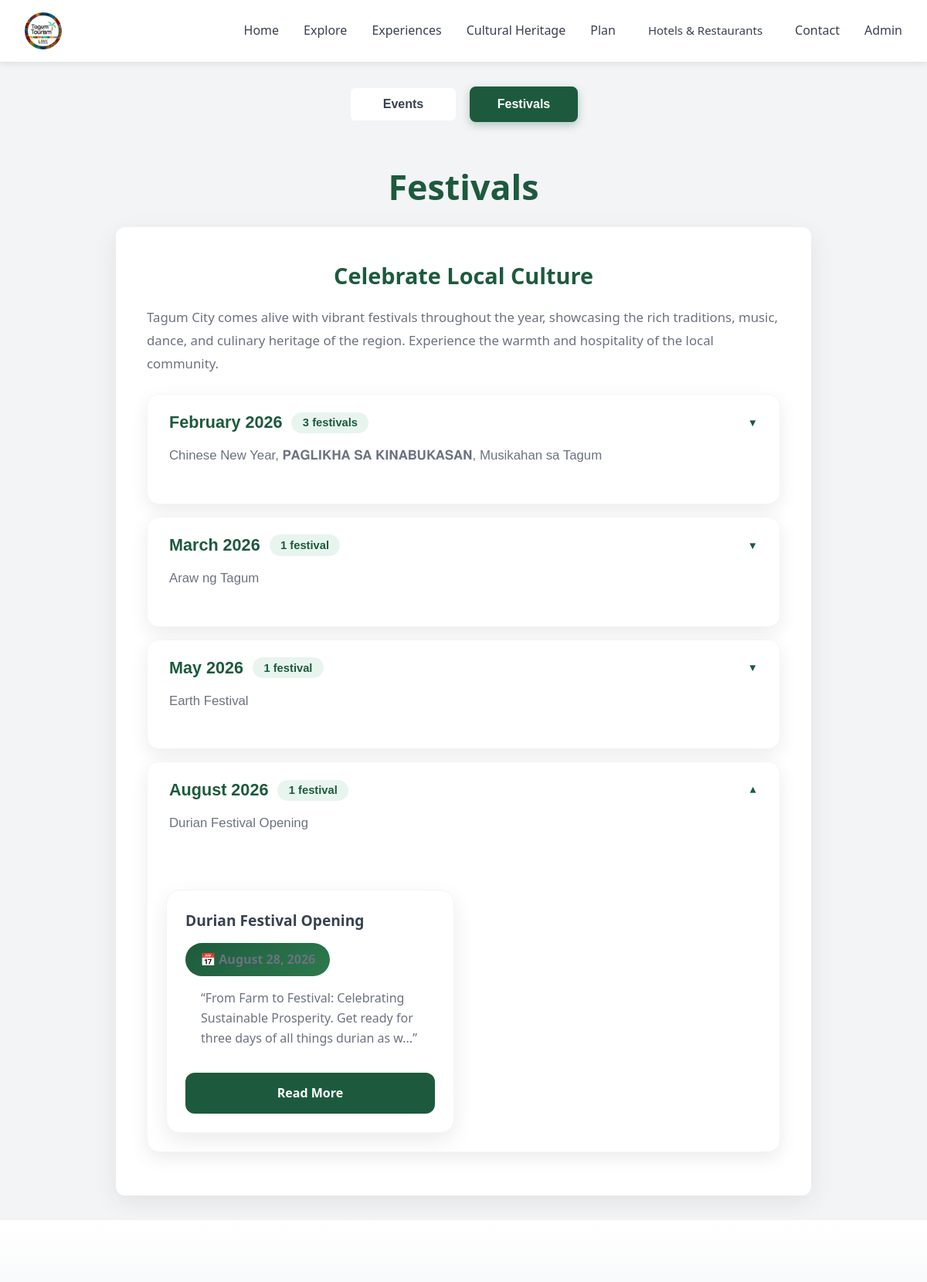
The page /Explore Module/explore.php?section=festivals on the database its author committed.
### tables this page shows
CREATE TABLE festivals (
  id INTEGER PRIMARY KEY AUTOINCREMENT,
  name TEXT NOT NULL,
  description TEXT,
  date TEXT,
  highlights TEXT,
  activities TEXT,
  image TEXT,
  created_at DATETIME DEFAULT CURRENT_TIMESTAMP
, related_event_id INTEGER, related_event_name TEXT);

### includes/events_helpers.php (called while the page is built, shortened)
<?php
function ensureEventDateColumn($db = null) {
    $closeDb = false;
    $columns = [];
    $result = $db->query('PRAGMA table_info(events)');
    while ($row = $result->fetchArray(SQLITE3_ASSOC)) {
        $columns[] = $row['name'];
    }
    return true;
}
function loadEvents($dbFile = null) {
    $dbFile = $dbFile ?: dirname(__DIR__) . '/database.db';
    try {
        $db = new SQLite3($dbFile);
        ensureEventDateColumn($db);
        $result = $db->query("
            SELECT * FROM events
            ORDER BY
                CASE WHEN event_date IS NULL OR event_date = '' THEN 1 ELSE 0 END,
                event_date ASC,
                name ASC
        ");
        $events = [];
        while ($row = $result->fetchArray(SQLITE3_ASSOC)) {
            $events[] = $row;
        }
        return $events;
    } catch (Exception $e) {
        return [];
    }
}
function normalizeFestivalRelationText($text) {
    $text = strtolower(trim((string) $text));
    $text = preg_replace('/[^a-z0-9\s]/', ' ', $text);
    $text = preg_replace('/\s+/', ' ', $text);
    return trim($text);
}
function getFestivalRelatedEventOrder(array $festival, array $events) {
    $explicitEventId = null;
    $explicitEventName = trim((string) ($festival['related_event_name'] ?? ''));
    $festivalName = trim((string) ($festival['name'] ?? ''));
    $festivalDescription = trim((string) ($festival['description'] ?? ''));
    $festivalText = $festivalName . ' ' . $festivalDescription;
    $festivalNorm = normalizeFestivalRelationText($festivalText);
    $stopWords = ['festival', 'event', 'the', 'and', 'of', 'for', 'in', 'to', 'a', 'an', 'on', 'with', 'city', 'tagum'];
    $bestIndex = PHP_INT_MAX;
    $bestScore = -1;
    foreach ($events as $index => $event) {
        $eventName = trim((string) ($event['name'] ?? ''));
        $eventDescription = trim((string) ($event['description'] ?? ''));
        $eventText = $eventName . ' ' . $eventDescription;
        $eventNorm = normalizeFestivalRelationText($eventText);
        if ($eventNorm === '') {
            continue;
        }
        $score = 0;
        if ($festivalNorm === $eventNorm) {
            $score = 1000;
        } elseif (strpos($festivalNorm, $eventNorm) !== false || strpos($eventNorm, $festivalNorm) !== false) {
            $score = 900;
        } else {
            $festivalTokens = array_values(array_unique(array_filter(explode(' ', $festivalNorm), function ($token) use ($stopWords) {
                return $token !== '' && !in_array($token, $stopWords, true);
            })));
            $eventTokens = array_values(array_unique(array_filter(explode(' ', $eventNorm), function ($token) use ($stopWords) {
                return $token !== '' && !in_array($token, $stopWords, true);
            })));
            $commonTokens = array_intersect($festivalTokens, $eventTokens);
            if (!empty($commonTokens)) {
                $score = 100 + (count($commonTokens) * 20);
            }
        }
        if ($score > $bestScore || ($score === $bestScore && $index < $bestIndex)) {
            $bestScore = $score;
            $bestIndex = $index;
        }
    }
    return $bestScore > 0 ? $bestIndex : PHP_INT_MAX;
}
function sortFestivalsByRelatedEvents(array $festivals, array $events) {
    usort($festivals, function ($a, $b) use ($events) {
        $aOrder = getFestivalRelatedEventOrder($a, $events);
        $bOrder = getFestivalRelatedEventOrder($b, $events);
        if ($aOrder !== $bOrder) {
            return $aOrder <=> $bOrder;
        }
        return strcmp((string) ($a['name'] ?? ''), (string) ($b['name'] ?? ''));
    });
    return $festivals;
}

### Explore Module/explore.php (the view, shortened to what this page needs)
<?php
$requestedSection = isset($_GET['section']) && in_array($_GET['section'], ['events', 'festivals'], true)
    ? $_GET['section']
    : 'events';
?>
<!DOCTYPE html>
<html lang="en">
<head>
    <link rel="stylesheet" href="../css/style.css">
    <link rel="stylesheet" href="../css/explore-full-page.css">
    <link rel="stylesheet" href="../css/explore-cuisine-landscape.css">
    <link rel="stylesheet" href="../css/mobile-navbar.css">
    <link rel="stylesheet" href="../css/explore-full-page-landscape.css">
</head>
<body>
<?php include '../navbar.php'; ?>
    <section class="explore-full-page">
        <div class="explore-container">
            <div class="section-tabs">
                <button class="tab-btn <?php echo $requestedSection === 'events' ? 'active' : ''; ?>" data-section="events">Events</button>
                <button class="tab-btn <?php echo $requestedSection === 'festivals' ? 'active' : ''; ?>" data-section="festivals">Festivals</button>
            </div>
                <?php
                require_once dirname(__DIR__) . '/includes/events_helpers.php';
                $events = loadEvents(dirname(__DIR__) . '/database.db');
                ?>
            <div class="section-content <?php echo $requestedSection === 'festivals' ? 'active' : ''; ?>" id="festivals">
                <h1>Festivals</h1>
                <div class="content-text">
                    <h2>Celebrate Local Culture</h2>
                    <p>Tagum City comes alive with vibrant festivals throughout the year, showcasing the rich traditions, music, dance, and culinary heritage of the region. Experience the warmth and hospitality of the local community.</p>
                    <?php
                    $dbFile = '../database.db';
                    $festivals = [];
                    $events = loadEvents(dirname(__DIR__) . '/database.db');
                    if (file_exists($dbFile)) {
                        try {
                            $db = new SQLite3($dbFile);
                            $result = $db->query('SELECT * FROM festivals ORDER BY id DESC');
                            while ($row = $result->fetchArray(SQLITE3_ASSOC)) {
                                $festivals[] = $row;
                            }
                        } catch (Exception $e) {
                            $festivals = json_decode(file_get_contents('../data/festivals.json'), true) ?? [];
                        }
                    } else {
                        $festivals = json_decode(file_get_contents('../data/festivals.json'), true) ?? [];
                    }
                    $festivals = sortFestivalsByRelatedEvents($festivals, $events);
                    ?>
                    <?php if (!empty($festivals)): ?>
                        <?php
                        $festivalsByMonth = [];
                        foreach ($festivals as $festival) {
                            $dateRaw = trim((string)($festival['date'] ?? ''));
                            if ($dateRaw === '') {
                                $monthKey = 'undated';
                            } else {
                                $ts = strtotime($dateRaw);
                                $monthKey = $ts !== false ? date('Y-m', $ts) : 'undated';
                            }
                            if (!isset($festivalsByMonth[$monthKey])) {
                                $label = $monthKey === 'undated'
                                    ? 'Date To Be Announced'
                                    : date('F Y', strtotime($monthKey . '-01'));
                                $festivalsByMonth[$monthKey] = [
                                    'label' => $label,
                                    'events' => [],
                                    'sort' => $monthKey === 'undated' ? '9999-12' : $monthKey,
                                ];
                            }
                            $festivalsByMonth[$monthKey]['events'][] = $festival;
                        }
                        uasort($festivalsByMonth, function($a,$b){ return ($a['sort'] ?? '') <=> ($b['sort'] ?? ''); });
                        $currentMonth = date('Y-m');
                        $openMonthKey = isset($festivalsByMonth[$currentMonth]) ? $currentMonth : array_key_first($festivalsByMonth);
                        ?>
                        <div class="events-by-month">
                            <?php foreach ($festivalsByMonth as $monthKey => $monthData): ?>
                                <?php
                                $isOpen = ($monthKey === $openMonthKey);
                                $eventNames = array_map(function($f){ return $f['name'] ?? 'Untitled Festival'; }, $monthData['events']);
                                $preview = implode(', ', $eventNames);
                                $count = count($monthData['events']);
                                ?>
                                <div class="month-group<?php echo $isOpen ? ' is-open' : ''; ?>">
                                    <button
                                        type="button"
                                        class="month-header"
                                        aria-expanded="<?php echo $isOpen ? 'true' : 'false'; ?>"
                                        data-month="<?php echo htmlspecialchars($monthKey); ?>"
                                    >
                                        <div class="month-header-top">
                                            <span class="month-label"><?php echo htmlspecialchars($monthData['label']); ?></span>
                                            <span class="month-count"><?php echo $count; ?> festival<?php echo $count === 1 ? '' : 's'; ?></span>
                                            <span class="month-chevron" aria-hidden="true">▼</span>
                                        </div>
                                        <p class="month-preview"><?php echo htmlspecialchars($preview); ?></p>
                                    </button>
                                    <div class="month-events"<?php echo $isOpen ? '' : ' hidden'; ?> >
                                        <div class="cuisine-grid events-month-grid">
                                            <?php foreach ($monthData['events'] as $festival): ?>
                                                <?php
                                                $dateShow = '';
                                                if (!empty($festival['date'])) {
                                                    $ts = strtotime($festival['date']);
                                                    $dateShow = $ts !== false ? date('F j, Y', $ts) : $festival['date'];
                                                }
                                                ?>
                                                <div class="cuisine-category event-month-card">
                                                    <h3><?php echo htmlspecialchars($festival['name']); ?></h3>
                                                    <?php if ($dateShow !== ''): ?>
                                                        <p class="item-count event-date-badge">📅 <?php echo htmlspecialchars($dateShow); ?></p>
                                                    <?php endif; ?>
                                                    <?php if (!empty($festival['description'])): ?>
                                                        <p style="color:#6b7280; padding:0 1.25rem 1rem; line-height:1.6;">“<?php echo htmlspecialchars(substr($festival['description'],0,110)); ?>...”</p>
                                                    <?php endif; ?>
                                                    <a href="festival-detail.php?id=<?php echo (int)$festival['id']; ?>" class="read-more-btn btn btn-primary">Read More</a>
                                                </div>
                                            <?php endforeach; ?>
                                        </div>
                                    </div>
                                </div>
                            <?php endforeach; ?>
                        </div>
                    <?php endif; ?>
                </div>
            </div>
        </div>
    </section>
    <footer class="footer">
        <div class="footer-content">
        </div>
    </footer>
</body>
</html>

### css/style.css (style rules this page uses)
:root { --dark-green: #1d5a3d; --light-green: #2d7a4d; --gray: #6b7280; --light-gray: #f3f4f6; --white: #ffffff; --dark-gray: #374151; }
* { margin: 0; padding: 0; box-sizing: border-box; }
body { font-family: 'Segoe UI', Tahoma, Geneva, Verdana, sans-serif; line-height: 1.6; color: var(--dark-gray); overflow-x: hidden; width: 100%; }
html { scroll-behavior: smooth; }
.footer { padding: 2rem 1rem; background: linear-gradient(180deg, #ffffff 0%, #f9fafb 100%); }
.footer .footer-content { display: flex; align-items: center; justify-content: space-between; gap: 1rem; }
.btn { padding: 0.75rem 1.5rem; font-size: 1rem; font-weight: 600; border: none; cursor: pointer; border-radius: 4px; transition: all 0.3s ease; display: inline-block; white-space: nowrap; text-align: center; min-width: 120px; }
.btn-primary { background-color: var(--dark-green); color: var(--white); }
.footer { background-color: var(--dark-green); color: var(--light-green); padding: 2rem; text-align: center; }
.footer-content { max-width: 1200px; margin: 0 auto; }

### rows shown on the page
festivals: name "Araw ng Tagum"
festivals: name "Earth Festival"
festivals: name "Durian Festival Opening", date "August 28, 2026", description "From Farm to Festival: Celebrating Sustainable Prosperity. Get ready for three days of all things durian as w"

### other values the page prints
$monthData['label'] "February 2026"
$count "3"
$preview "Chinese New Year, 𝐏𝐀𝐆𝐋𝐈𝐊𝐇𝐀 𝐒𝐀 𝐊𝐈𝐍𝐀𝐁𝐔𝐊𝐀𝐒𝐀𝐍, Musikahan sa Tagum"
$monthData['label'] "March 2026"
$count "1"
$monthData['label'] "May 2026"
$monthData['label'] "August 2026"
